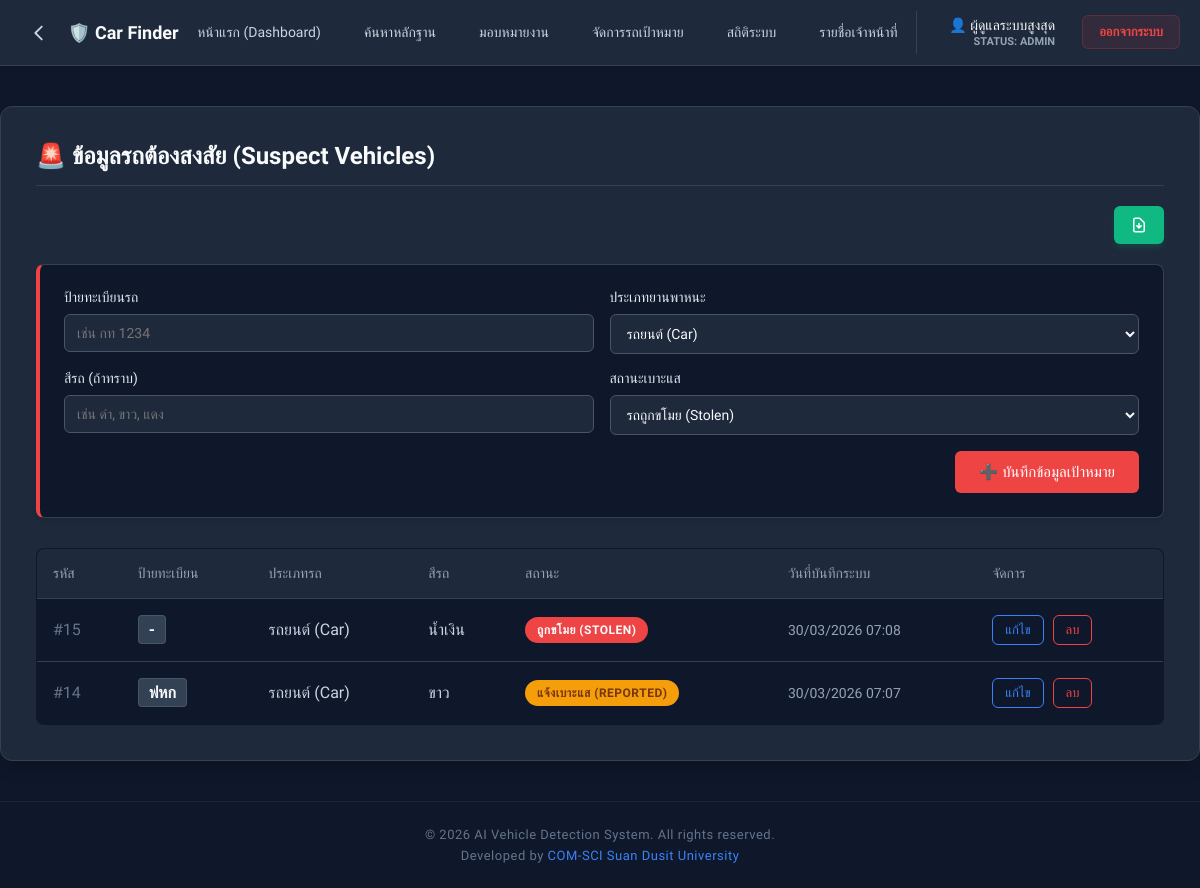
/manage_suspect_recovered.php (signed in), run on the app's committed database.
### tables this page shows
CREATE TABLE `suspect_vehicle` (
  `suspect_id` int(11) NOT NULL,
  `detection_id` int(11) DEFAULT NULL,
  `license_plate` varchar(20) DEFAULT NULL,
  `vehicle_type` varchar(50) DEFAULT NULL,
  `color` varchar(50) DEFAULT NULL,
  `suspect_type` enum('AI_DETECTED','REPORTED','STOLEN') DEFAULT NULL,
  `created_at` timestamp NOT NULL DEFAULT current_timestamp()
);

### manage_suspect_recovered.php (the view, shortened to what this page needs)
<?php
require 'db.php';
$role = $_SESSION['role'];
$suspects = [];
if ($role === 'ADMIN' || $role === 'USER') {
    $stmt = $conn->query("SELECT * FROM suspect_vehicle ORDER BY created_at DESC");
    $suspects = $stmt->fetchAll();
}
?>
<!DOCTYPE html>
<html lang="th">
<head>
</head>
<body>
<?php include 'navbar.php'; ?>
<div class="container">
    <?php if ($role === 'ADMIN' || $role === 'USER'): ?>
        <h2>🚨 ข้อมูลรถต้องสงสัย (Suspect Vehicles)</h2>
        <div style="display: flex; justify-content: flex-end; margin-bottom: 20px;">
            <a href="export_suspect.php" class="btn-export">
            </a>
        </div>
        <?php if ($role === 'ADMIN'): ?>
            <div class="form-box">
                <form method="POST" action="manage_suspect.php">
                    <div class="form-row">
                        <div class="form-group">
                            <label>ป้ายทะเบียนรถ</label>
                            <input type="text" name="license_plate" required placeholder="เช่น กท 1234">
                        </div>
                        <div class="form-group">
                            <label>ประเภทยานพาหนะ</label>
                            <select name="vehicle_type" required>
                                <option value="รถยนต์ (Car)">รถยนต์ (Car)</option>
                            </select>
                        </div>
                    </div>
                    <div class="form-row">
                        <div class="form-group">
                            <label>สีรถ (ถ้าทราบ)</label>
                            <input type="text" name="color" placeholder="เช่น ดำ, ขาว, แดง">
                        </div>
                        <div class="form-group">
                            <label>สถานะเบาะแส</label>
                            <select name="suspect_type" required>
                                <option value="STOLEN">รถถูกขโมย (Stolen)</option>
                            </select>
                        </div>
                    </div>
                    <div style="text-align: right; margin-top: 10px;">
                        <button type="submit" name="add_suspect" class="btn-add">➕ บันทึกข้อมูลเป้าหมาย</button>
                    </div>
                </form>
            </div>
        <?php endif; ?>
        <table>
            <thead>
                <tr>
                    <th>รหัส</th><th>ป้ายทะเบียน</th><th>ประเภทรถ</th><th>สีรถ</th><th>สถานะ</th><th>วันที่บันทึกระบบ</th><th>จัดการ</th>
                </tr>
            </thead>
            <tbody>
                <?php if (count($suspects) > 0): ?>
                    <?php foreach ($suspects as $row): ?>
                        <tr>
                            <td style="color: #64748b;">#<?php echo htmlspecialchars($row['suspect_id']); ?></td>
                            <td><span class="plate-text"><?php echo htmlspecialchars($row['license_plate']); ?></span></td>
                            <td><?php echo htmlspecialchars($row['vehicle_type']); ?></td>
                            <td><?php echo htmlspecialchars($row['color'] ? $row['color'] : '-'); ?></td>
                            <td>
                                <?php if ($row['suspect_type'] == 'STOLEN'): ?>
                                    <span class="badge bg-danger">ถูกขโมย (STOLEN)</span>
                                <?php else: ?>
                                    <span class="badge bg-warning">แจ้งเบาะแส (REPORTED)</span>
                                <?php endif; ?>
                            </td>
                            <td style="color: #94a3b8; font-size: 14px;"><?php echo date('d/m/Y H:i', strtotime($row['created_at'])); ?></td>
                            <td>
                                <?php if ($role === 'ADMIN'): ?>
                                    <button class="btn-edit" onclick="openEditModal(<?php echo $row['suspect_id']; ?>, '<?php echo htmlspecialchars($row['license_plate']); ?>', '<?php echo htmlspecialchars($row['vehicle_type']); ?>', '<?php echo htmlspecialchars($row['color']); ?>', '<?php echo htmlspecialchars($row['suspect_type']); ?>')">แก้ไข</button>
                                    <button class="btn-delete" onclick="confirmDelete(<?php echo $row['suspect_id']; ?>)">ลบ</button>
                                <?php else: ?>
                                    <span style="color: #64748b; font-size: 13px;">🔒 ไม่อนุญาต</span>
                                <?php endif; ?>
                            </td>
                        </tr>
                    <?php endforeach; ?>
                <?php else: ?>
                    <tr><td colspan="7" style="text-align: center; color: #94a3b8; padding: 30px;">ไม่มีข้อมูลรถต้องสงสัยในฐานข้อมูล</td></tr>
                <?php endif; ?>
            </tbody>
        </table>
    <?php endif; ?>
</div>
<?php include 'footer.php'; ?>
</body>
</html>

### manage_suspect_recovered.php (style rules this page uses)
body { font-family: 'Prompt', sans-serif; background-color: #0f172a; margin: 0; padding: 0 0 40px 0; color: #cbd5e1; min-height: 100vh; display: flex; flex-direction: column; }
.container { width: 90%; max-width: 1200px; margin: 40px auto; background: #1e293b; padding: 35px; border-radius: 12px; border: 1px solid #334155; box-shadow: 0 10px 15px -3px rgba(0, 0, 0, 0.2); box-sizing: border-box; flex: 1; }
h2 { color: #f8fafc; margin-top: 0; border-bottom: 1px solid #334155; padding-bottom: 15px; font-size: 24px; font-weight: 600; }
.form-box { background-color: #0f172a; padding: 24px; border-radius: 8px; margin-bottom: 30px; border: 1px solid #334155; border-left: 4px solid #ef4444; box-shadow: 0 4px 6px -1px rgba(0,0,0,0.1); }
.form-row { display: grid; grid-template-columns: repeat(auto-fit, minmax(200px, 1fr)); gap: 16px; margin-bottom: 16px; }
.form-group { display: flex; flex-direction: column; }
label { font-weight: 500; color: #e2e8f0; margin-bottom: 8px; font-size: 14px; }
input[type="text"], select { padding: 10px 12px; border: 1px solid #475569; border-radius: 6px; background-color: #1e293b; color: #f8fafc; font-family: 'Prompt', sans-serif; font-size: 14px; transition: all 0.2s ease; }
.btn-add { padding: 12px 24px; background-color: #ef4444; color: white; border: none; border-radius: 6px; cursor: pointer; font-size: 15px; font-weight: 500; transition: all 0.2s ease; align-self: flex-end; }
.btn-export { display: inline-flex; align-items: center; gap: 8px; background-color: #10b981; color: white; padding: 10px 16px; text-decoration: none; border-radius: 6px; font-size: 14px; font-weight: 500; transition: all 0.2s ease; box-shadow: 0 4px 6px -1px rgba(16, 185, 129, 0.2); }
table { width: 100%; border-collapse: collapse; margin-top: 10px; background: #0f172a; border-radius: 8px; overflow: hidden; border: 1px solid #334155; }
th, td { padding: 16px; text-align: left; border-bottom: 1px solid #334155; }
th { background-color: #1e293b; color: #94a3b8; font-weight: 500; font-size: 14px; }
.btn-edit { background: transparent; color: #3b82f6; padding: 6px 12px; border: 1px solid #3b82f6; border-radius: 6px; font-size: 13px; font-weight: 500; transition: all 0.2s ease; cursor: pointer; margin-right: 5px; }
.btn-delete { background: transparent; color: #ef4444; padding: 6px 12px; border: 1px solid #ef4444; border-radius: 6px; font-size: 13px; font-weight: 500; transition: all 0.2s ease; cursor: pointer; }
.badge { padding: 6px 12px; border-radius: 20px; font-size: 12px; font-weight: 600; letter-spacing: 0.5px; display: inline-block; }
.bg-danger { color: #f8fafc; background-color: #ef4444; }
.bg-warning { color: #78350f; background-color: #f59e0b; }
.plate-text { color: #f8fafc; font-weight: 600; background-color: #334155; padding: 4px 10px; border-radius: 4px; border: 1px solid #475569; }

### footer.php (style rules this page uses)
body { min-height: 100vh; display: flex; flex-direction: column; padding-bottom: 0 !important; }
.container { width: 100%; box-sizing: border-box; }

### data on the page
suspect_vehicle: suspect_id "15", license_plate "-", vehicle_type "รถยนต์ (Car)", color "น้ำเงิน", suspect_type "ถูกขโมย (STOLEN)", created_at "30/03/2026 07:08"
suspect_vehicle: suspect_id "14", license_plate "ฟหก", vehicle_type "รถยนต์ (Car)", color "ขาว", suspect_type "แจ้งเบาะแส (REPORTED)", created_at "30/03/2026 07:07"

### other printed values
$_SESSION['full_name'] "ผู้ดูแลระบบสูงสุด"
$_SESSION['role'] "ADMIN"
